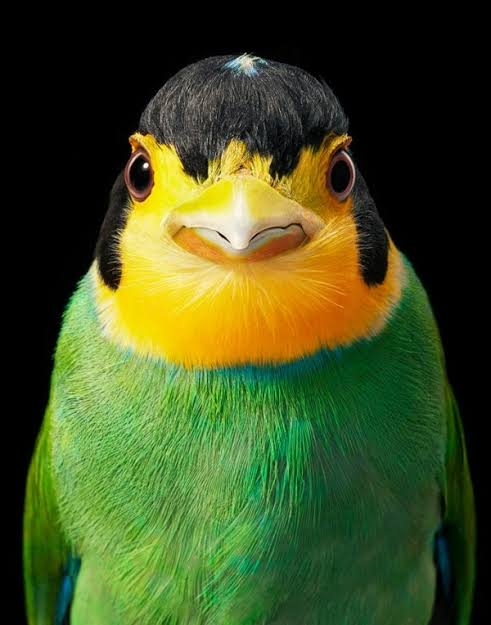
#> input picture Tugas2/foto.jpg, 491 x 625 px
$ jupyter execute 'Canny Edge Detection.ipynb'   (shell and % lines are left out)
#> lines starting #> are read from the running program, lines starting #| are printed output that depends on the picture; after the words box and inside, x2 and y2 are one past the last pixel; in counts of white or black regions, pixels touching at a corner belong together
[cell 1]
import cv2
import matplotlib.pyplot as plt
image_path = "foto.jpg"  # GANTI dengan nama file gambar kamu

image = cv2.imread(image_path)
#> image is the input picture: shape (625, 491, 3); mean B, G, R 33.2, 79.9, 65.3

if image is None:
    raise FileNotFoundError(
        f"Gambar '{image_path}' tidak ditemukan. "
        "Letakkan gambar di folder notebook atau ubah image_path."
    )

image_rgb = cv2.cvtColor(image, cv2.COLOR_BGR2RGB)

print("Ukuran gambar (tinggi, lebar, kanal):", image.shape)
#| Ukuran gambar (tinggi, lebar, kanal): (625, 491, 3)

plt.figure(figsize=(8, 5))
plt.imshow(image_rgb)
plt.title("Gambar Asli")
plt.axis("off")
plt.show()

[cell 2]
gray = cv2.cvtColor(image, cv2.COLOR_BGR2GRAY)
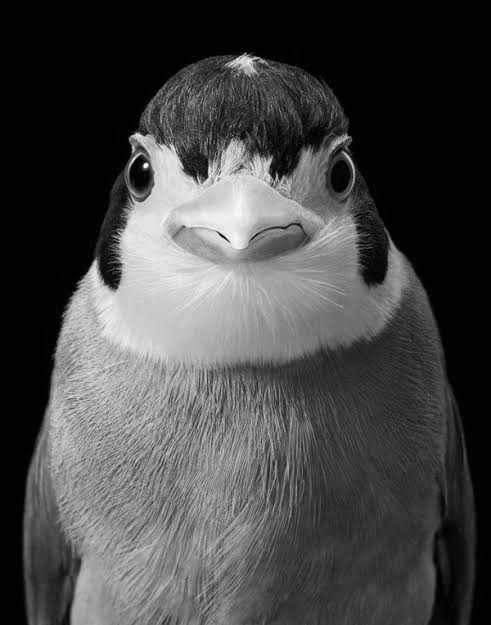
#> gray: shape (625, 491); min 0, max 254, mean 70.2
blurred = cv2.GaussianBlur(gray, (5, 5), 0)

fig, axes = plt.subplots(1, 3, figsize=(15, 5))
axes[0].imshow(image_rgb)
axes[0].set_title("Gambar Asli")
axes[1].imshow(gray, cmap="gray")
axes[1].set_title("Grayscale")
axes[2].imshow(blurred, cmap="gray")
axes[2].set_title("Gaussian Blur")

for ax in axes:
    ax.axis("off")
plt.tight_layout()
plt.show()
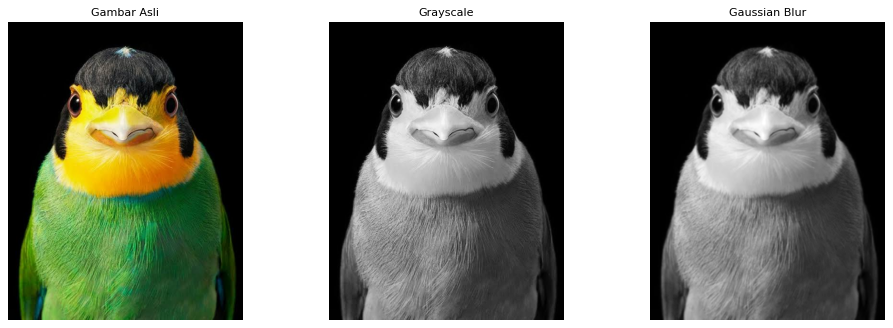
#> figure drawn by matplotlib, 3 panels

[cell 3]
threshold1 = 100
threshold2 = 200

edges_canny = cv2.Canny(blurred, threshold1, threshold2)
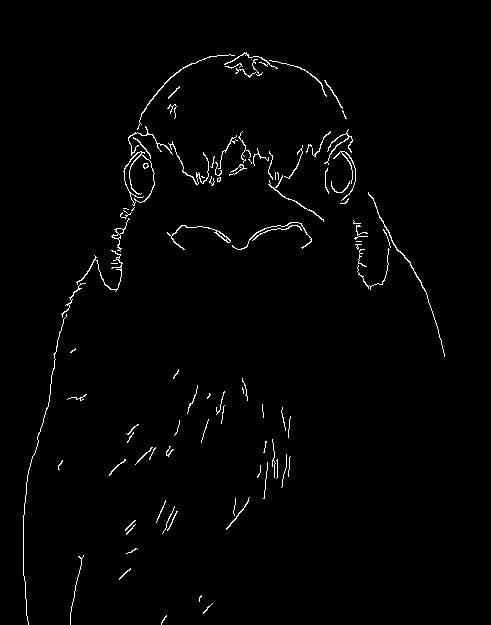
#> edges_canny: shape (625, 491); 1.5% white in thin lines or dots, all inside (x1, y1, x2, y2) = (23, 52, 445, 625)

fig, axes = plt.subplots(1, 2, figsize=(12, 5))
axes[0].imshow(image_rgb)
axes[0].set_title("Gambar Asli")
axes[1].imshow(edges_canny, cmap="gray")
axes[1].set_title(f"Hasil Canny ({threshold1}, {threshold2})")

for ax in axes:
    ax.axis("off")
plt.tight_layout()
plt.show()
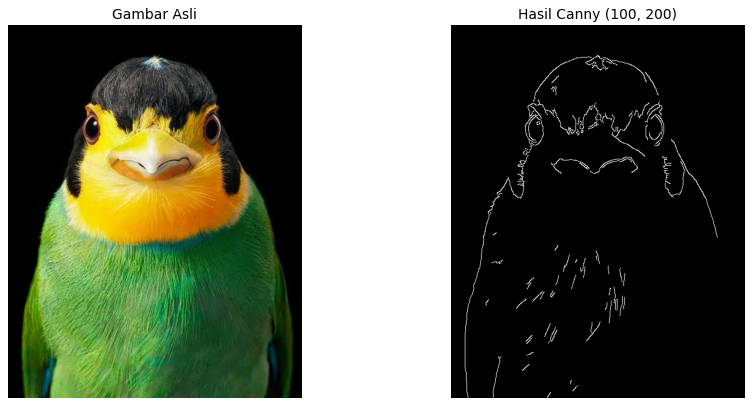
#> figure drawn by matplotlib, 2 panels

[cell 4]
import numpy as np
total_pixels = edges_canny.size
#> total_pixels = 306875
edge_pixels = np.count_nonzero(edges_canny)
#> edge_pixels = 4495
edge_percentage = edge_pixels / total_pixels * 100
#> edge_percentage = 1.46

print(f"Total piksel gambar: {total_pixels:,}")
#| Total piksel gambar: 306,875
print(f"Piksel tepi yang terdeteksi: {edge_pixels:,}")
#| Piksel tepi yang terdeteksi: 4,495
print(f"Persentase piksel tepi: {edge_percentage:.2f}%")
#| Persentase piksel tepi: 1.46%

[cell 5]
from pathlib import Path
output_dir = Path("hasil_edge_detection")
output_dir.mkdir(exist_ok=True)

cv2.imwrite(str(output_dir / "grayscale.png"), gray)
cv2.imwrite(str(output_dir / "hasil_canny.png"), edges_canny)

print("Hasil disimpan di:", output_dir.resolve())
print("File:", [p.name for p in output_dir.iterdir()])

[cell 6]
thresholds = [(30, 90), (100, 200), (150, 250)]

fig, axes = plt.subplots(1, 3, figsize=(15, 5))

for ax, (low, high) in zip(axes, thresholds):
    result = cv2.Canny(blurred, low, high)
    ax.imshow(result, cmap="gray")
    ax.set_title(f"Threshold {low}, {high}")
    ax.axis("off")
#> this loop made 3 passes
#> pass 1, `result = cv2.Canny(blurred, low, high)`:
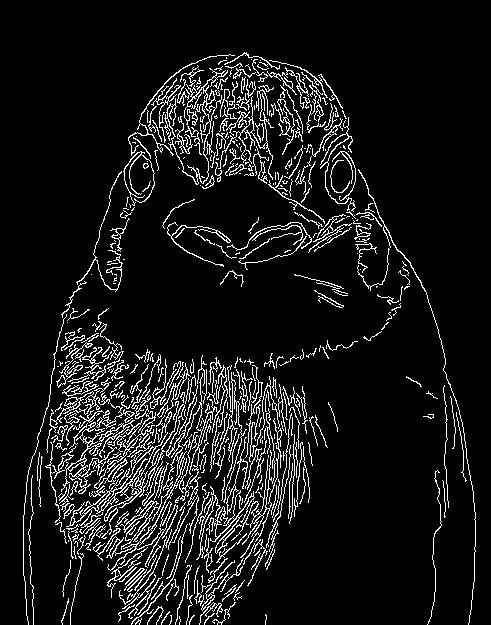
#> result: shape (625, 491); 8.9% white in thin lines or dots, all inside (x1, y1, x2, y2) = (23, 52, 476, 625)
#> pass 3, `result = cv2.Canny(blurred, low, high)`:
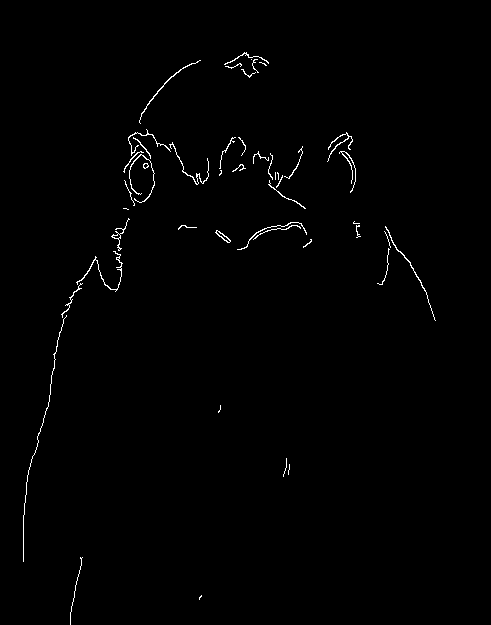
#> result: shape (625, 491); 0.81% white in thin lines or dots, all inside (x1, y1, x2, y2) = (23, 52, 436, 625)

plt.tight_layout()
plt.show()

[cell 7]
tanpa_blur = cv2.Canny(gray, 100, 200)
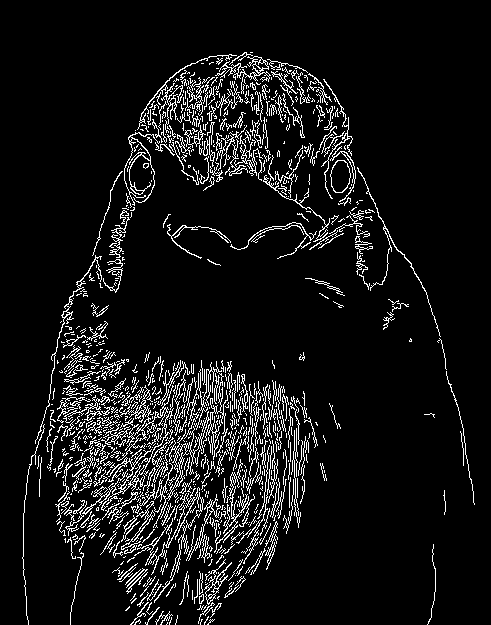
#> tanpa_blur: shape (625, 491); 8.1% white in thin lines or dots, all inside (x1, y1, x2, y2) = (22, 52, 475, 625)
dengan_blur = cv2.Canny(blurred, 100, 200)

plt.figure(figsize=(12, 5))

plt.subplot(1, 2, 1)
plt.imshow(tanpa_blur, cmap="gray")
plt.title("Tanpa Gaussian Blur")
plt.axis("off")

plt.subplot(1, 2, 2)
plt.imshow(dengan_blur, cmap="gray")
plt.title("Dengan Gaussian Blur")
plt.axis("off")

plt.tight_layout()
plt.show()

[cell 8]
import cv2
import numpy as np

# 1. Pastikan gambar sudah dibaca dan diubah ke grayscale (jika belum)
image = cv2.imread("foto.jpg")
gray = cv2.cvtColor(image, cv2.COLOR_BGR2GRAY)

# 2. Lakukan deteksi tepi menggunakan Canny dan SIMPAN ke variabel 'edges'
edges = cv2.Canny(gray, 100, 200)  # <--- INI YANG MEMBUAT VARIABEL 'edges' ADA

# 3. Setelah variabel 'edges' ada, barulah kode hitung-hitunganmu bisa dijalankan:
jumlah_tepi = np.count_nonzero(edges)
#> jumlah_tepi = 24895
total_piksel = edges.size
#> total_piksel = 306875

persentase = (jumlah_tepi / total_piksel) * 100
#> persentase = 8.11

print(f"Jumlah piksel tepi: {jumlah_tepi:,}")
#| Jumlah piksel tepi: 24,895
print(f"Total piksel: {total_piksel:,}")
#| Total piksel: 306,875
print(f"Persentase tepi: {persentase:.2f}%")
#| Persentase tepi: 8.11%

[cell 9]
contours, hierarchy = cv2.findContours(
    edges.copy(),
    cv2.RETR_EXTERNAL,
    cv2.CHAIN_APPROX_SIMPLE
)
#> contours = 890 contours, 823 with area under 20; largest, box (x1, y1, x2, y2) and area: (330, 160, 351, 193) 500, (82, 408, 174, 515) 328, (215, 56, 271, 94) 252, (119, 385, 174, 441) 250, (204, 559, 232, 605) 194

hasil_kontur = image_rgb.copy()

cv2.drawContours(
    hasil_kontur,
    contours,
    -1,
    (255, 0, 0),
    2
)
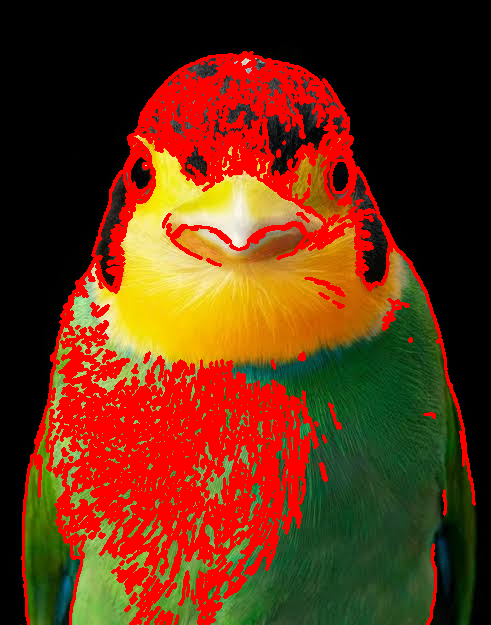
#> hasil_kontur: shape (625, 491, 3); mean R, G, B 102.1, 48.9, 18.1

plt.figure(figsize=(10, 6))
plt.imshow(hasil_kontur)
plt.title(f"Kontur Terdeteksi: {len(contours)}")
plt.axis("off")
plt.show()

print("Jumlah kontur terdeteksi:", len(contours))
#| Jumlah kontur terdeteksi: 890
